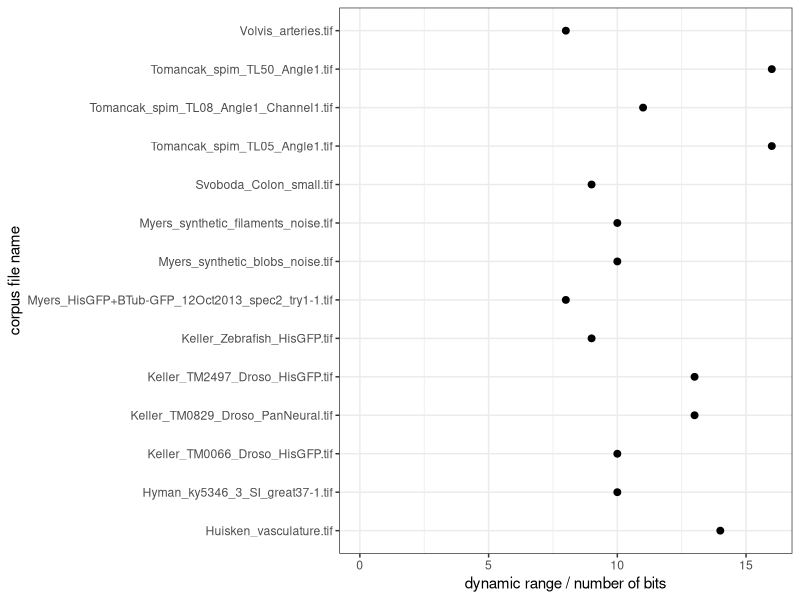
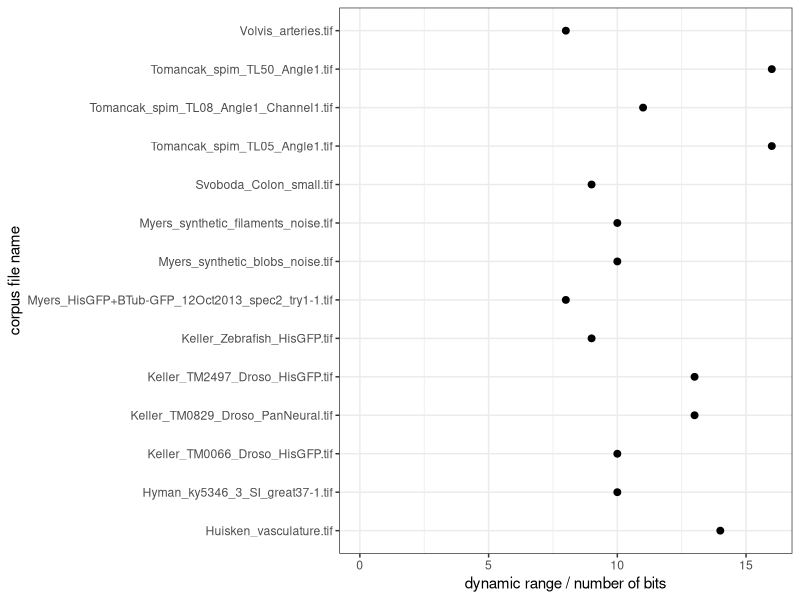

Here is the R script that generated these plots, in order:
#!/usr/bin/env Rscript
library(ggplot2)
library(dplyr, warn.conflicts=FALSE)
library(readr)
library(ggthemes)

corpus_df= read_csv("corpus_info.csv") %>% filter ("flybrain.tif" != filename)
head(corpus_df)


drangeplot = ggplot( corpus_df ,aes(filename , drange)) + theme_bw()
drangeplot = drangeplot + geom_point(size=2) 
#drangeplot = drangeplot + ggtitle("GPU-Stream Add : AMD R9 Fiji Nano (rocm 1.4)")
drangeplot = drangeplot + xlab("corpus file name") + ylab(" dynamic range / number of bits ")
drangeplot = drangeplot + coord_flip()
drangeplot = drangeplot + ylim(0,16)

cat(paste("mean dynamic range: ",mean(corpus_df$drange),"median dynamic range: ",median(corpus_df$drange),"\n"))
cat(paste("std dynamic range: ",sd(corpus_df$drange),"\n"))

ggsave("corpus_drange.png",drangeplot,height=4,width=10)
ggsave("corpus_drange.svg",drangeplot,height=4,width=10)
